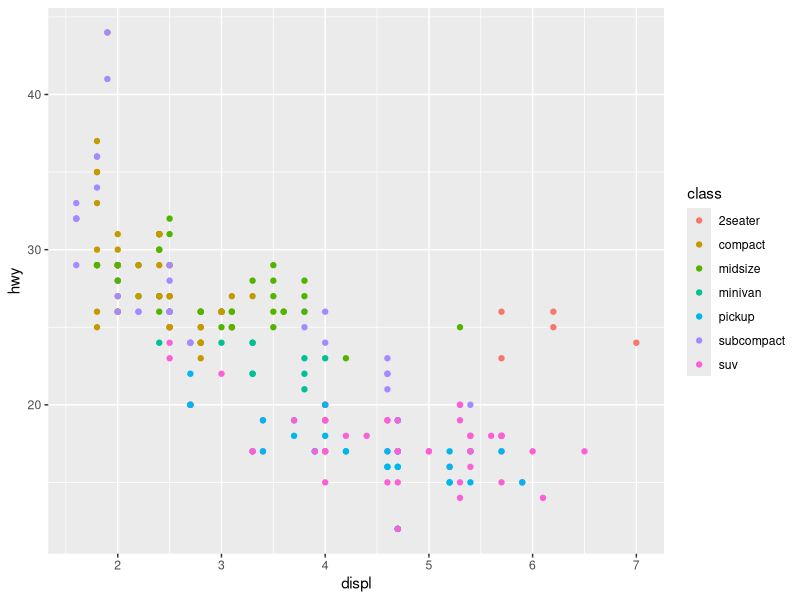
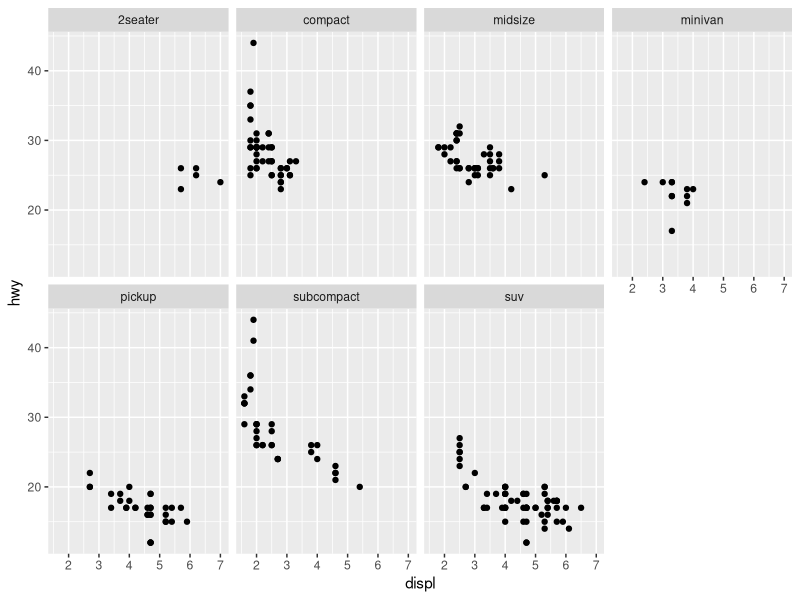
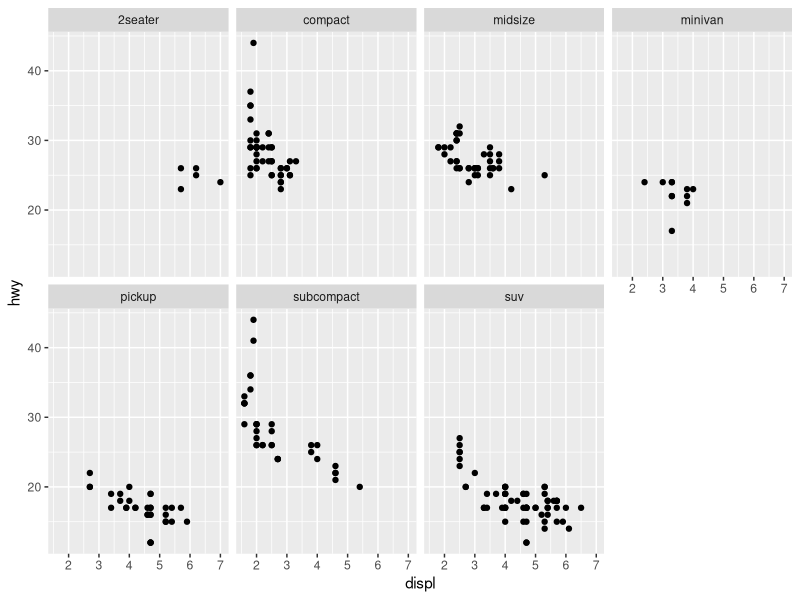
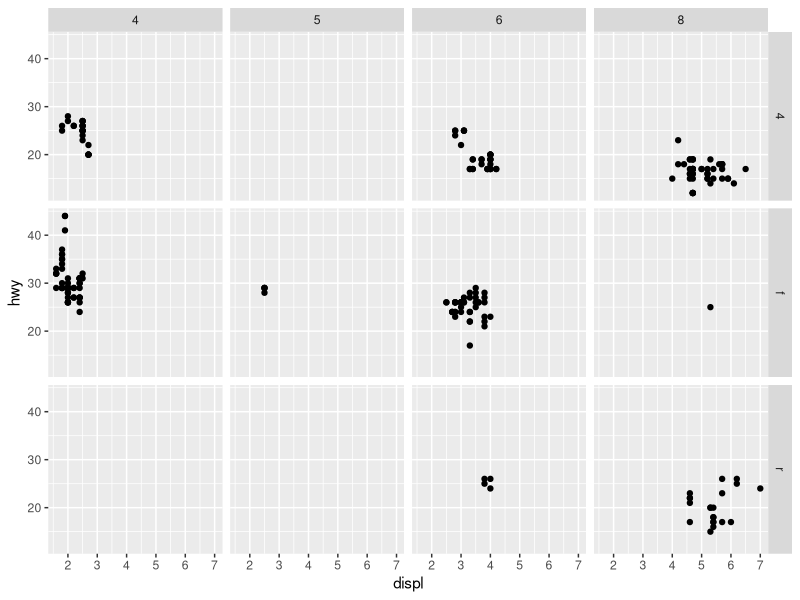
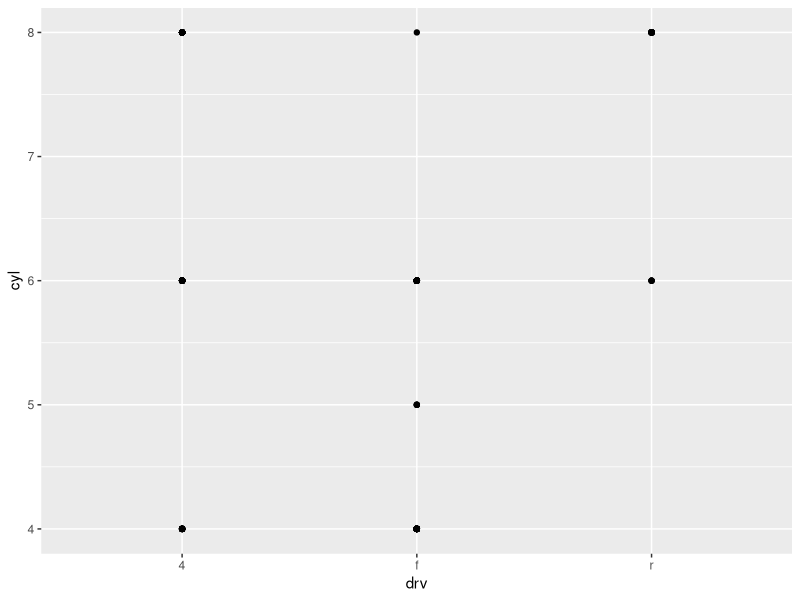
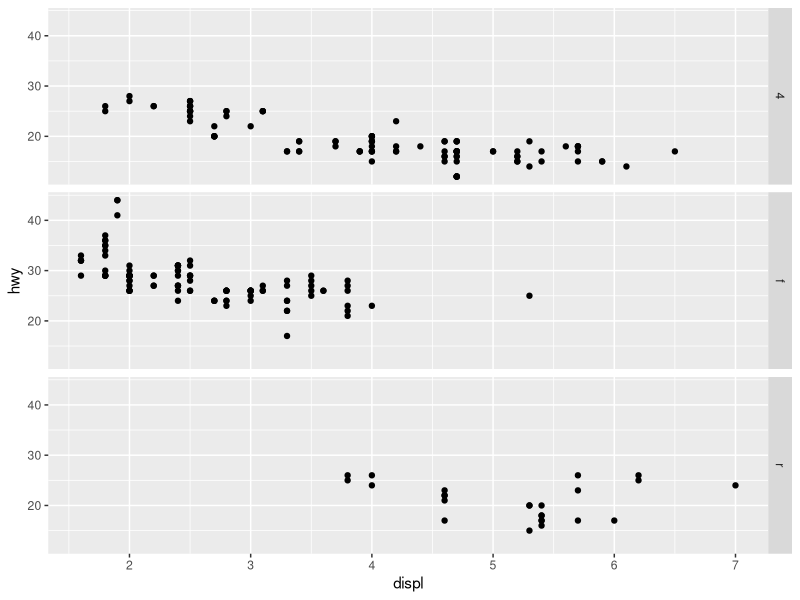
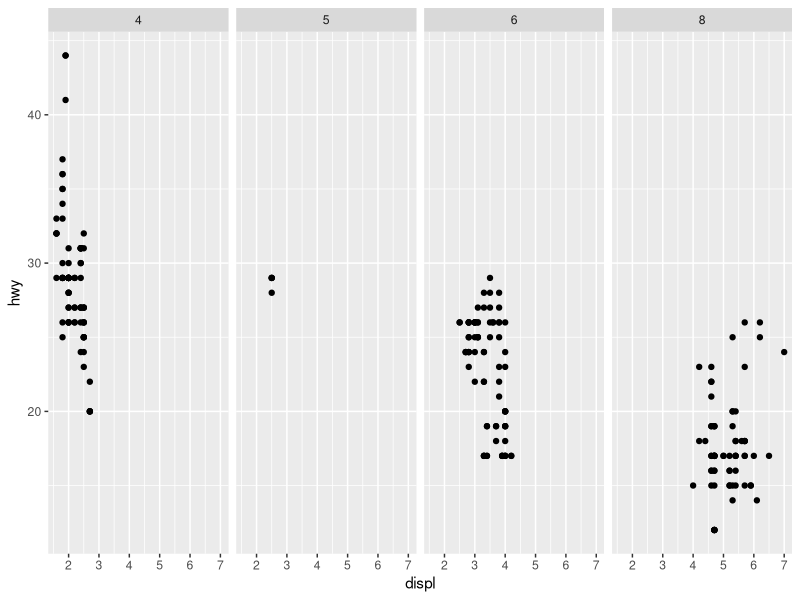
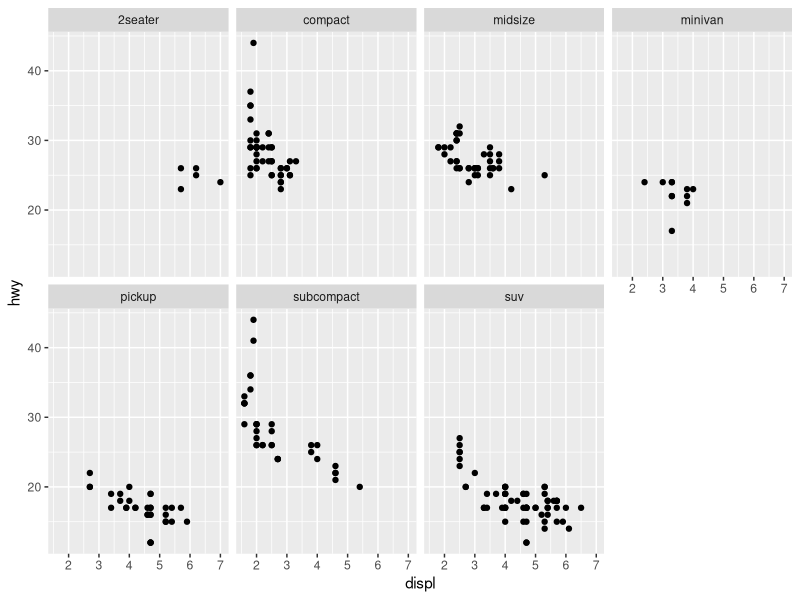

The R source for these figures, in order:
## ---- chunk 1
knitr::opts_chunk$set(echo = TRUE)
## ---- chunk 2
library(tidyverse)
## ---- chunk 3
mpg <- ggplot2::mpg
## ---- chunk 4
ggplot(data = mpg) +
  geom_point(mapping = aes(x = displ, y = hwy, color = class))
## ---- chunk 5
ggplot(data = mpg) +
  geom_point(mapping = aes(x = displ, y = hwy)) +
  facet_wrap(~ class, nrow = 2)

## ---- chunk 6
ggplot(data = mpg) +
  geom_point(mapping = aes(x = displ, y = hwy)) +
  facet_wrap(~ class, nrow = 2)
## ---- chunk 7
ggplot(data = mpg) +
  geom_point(mapping = aes(x = displ, y = hwy)) +
  facet_grid(drv ~ cyl)
## ---- chunk 8
ggplot(data = mpg) +
  geom_point(mapping = aes(x = drv, y = cyl))
## ---- chunk 9
ggplot(data = mpg) +
  geom_point(mapping = aes(x = displ, y = hwy)) +
  facet_grid(drv ~ .)
## ---- chunk 10
ggplot(data = mpg) +
  geom_point(mapping = aes(x = displ, y = hwy)) +
  facet_grid(. ~ cyl)
## ---- chunk 11
ggplot(data = mpg) +
  geom_point(mapping = aes(x = displ, y = hwy)) +
  facet_wrap(~ class, nrow = 2)

## ---- chunk 12
# left
ggplot(data = mpg) + 
  geom_point(mapping = aes(x = displ, y = hwy))

# right
ggplot(data = mpg) + 
  geom_smooth(mapping = aes(x = displ, y = hwy))
## ---- chunk 13
ggplot(data = mpg) + 
  geom_smooth(mapping = aes(x = displ, y = hwy, linetype = drv))
## ---- chunk 14
ggplot(data = mpg) +
  geom_smooth(mapping = aes(x = displ, y = hwy))
              
ggplot(data = mpg) +
  geom_smooth(mapping = aes(x = displ, y = hwy, group = drv))
    
ggplot(data = mpg) +
  geom_smooth(
    mapping = aes(x = displ, y = hwy, color = drv),
    show.legend = FALSE
  )
## ---- chunk 15
ggplot(data = mpg) + 
  geom_point(mapping = aes(x = displ, y = hwy)) +
  geom_smooth(mapping = aes(x = displ, y = hwy))
## ---- chunk 16
ggplot(data = mpg, mapping = aes(x = displ, y = hwy)) + 
  geom_point() + 
  geom_smooth()
## ---- chunk 17
ggplot(data = mpg, mapping = aes(x = displ, y = hwy)) + 
  geom_point(mapping = aes(color = class)) + 
  geom_smooth()
## ---- chunk 18
ggplot(data = mpg, mapping = aes(x = displ, y = hwy)) + 
  geom_point(mapping = aes(color = class)) + 
  geom_smooth(data = filter(mpg, class == "subcompact"), se = FALSE)
## ---- chunk 19
ggplot(data = diamonds) + 
  stat_count(mapping = aes(x = cut))
